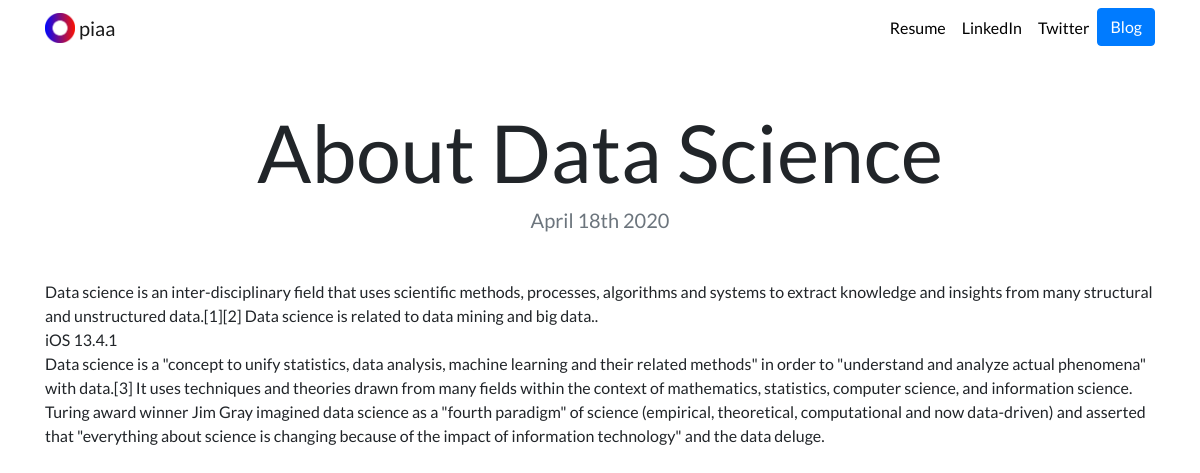
The page /blog/9/ on the database its author committed.
### blog/models.py (models this page shows, shortened)
class Blog(models.Model):
    title = models.CharField(max_length=250)
    description = models.TextField()
    date = models.DateField()

### blog/views.py (the view)
# urls.py: path('<int:blog_id>/', views.detail, name='detail'),
def detail(request, blog_id):
    blog = get_object_or_404(Blog, pk=blog_id)    # tries to grab particular id , else 404 will be displayed
    return render(request,'blogs/detail.html', {'blog':blog})

### blog/templates/blogs/detail.html
{% extends 'portfolio/base.html' %}
{% load static %}
{% block content %}
<h1 class="text-center mt-5" id="blogdetailtitle">{{ blog.title }}</h1>
<h5 class="text-center text-muted mb-5">{{ blog.date|date:'F jS Y' }}</h5>
{{ blog.description|safe }}
{% endblock %}

### portfolio/static/portfolio/custom.css (style rules this page uses)
body { font-family: 'Lato', sans-serif; }
@media (min-width: 992px) { #blogdetailtitle { font-size: 5rem; } }

### rows shown on the page
Blog: title "About Data Science", date "April 18th 2020", description "Data science is an inter-disciplinary field that uses scientific methods, processes, algorithms and systems to extract knowledge and insights from many structural and unstructured data.[1][2] Data science is related to data mining and big data.. iOS 13.4.1 Data science is a \"concept to unify statistics, data analysis, machine learning and their related methods\" in order to \"understand and analyze actual phenomena\" with data.[3] It uses techniques and theories drawn from many fields within the context of mathematics, statistics, computer science, and information science. Turing award winner Jim Gray imagined data science as a \"fourth paradigm\" of science (empirical, theoretical,…"
